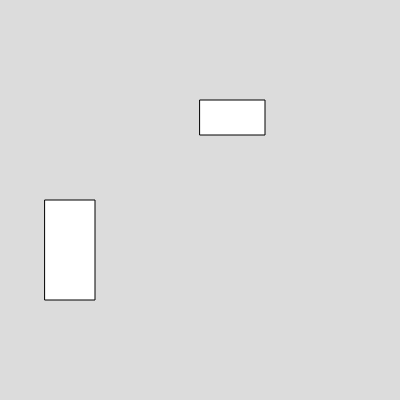
Frame 1 (no input)
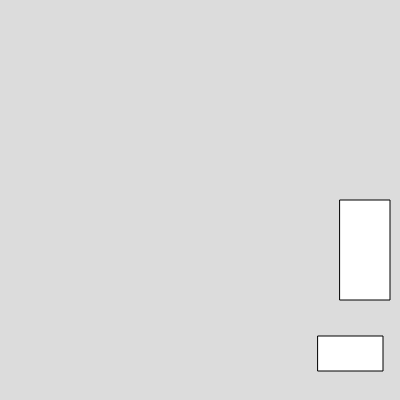
Frame 60 (no input)
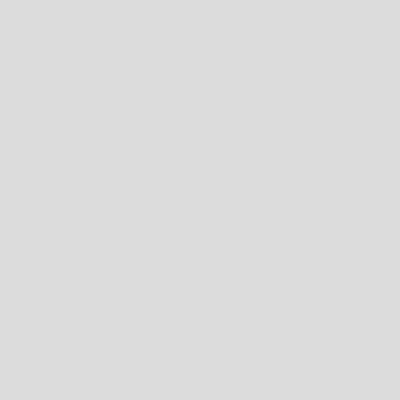
Frame 120 (the mouse pressed at the canvas centre since frame 60)

The p5.js sketch that drew these frames (run headless with seeded random() and noise() and a simulated clock; from frame 60 on, the mouse is pressed at the canvas centre):

// p5.js sketch
// ── sketch.js
var box1
var box2
function setup() 
{
  createCanvas(400, 400);
  box1 = new Box(200,100, 65, 35, 2, 4);
  box2 = new Box(45,200,50,100,5,3)
}

function draw() 
{
  background(220);
box1.showrect();
box1.move();
box1.movedown();
box2.showrect();
box2.move()
}


// ── box.js
class Box
  {
    constructor(x,y,w,h,vx,vy)
    {
      this.x =x;
      this.y =y;
      this.w =w;
      this.h = h;
      this.vx = vx;
      this.vy = vy;
    }
    
    showrect()
    {
      rect(this.x,this.y,this.w,this.h)
    }
    
    move()
    {
      this.x = this.x+this.vx;
    }

    movedown(){
      this.y = this.y+this.vy;
    }
  }

  
